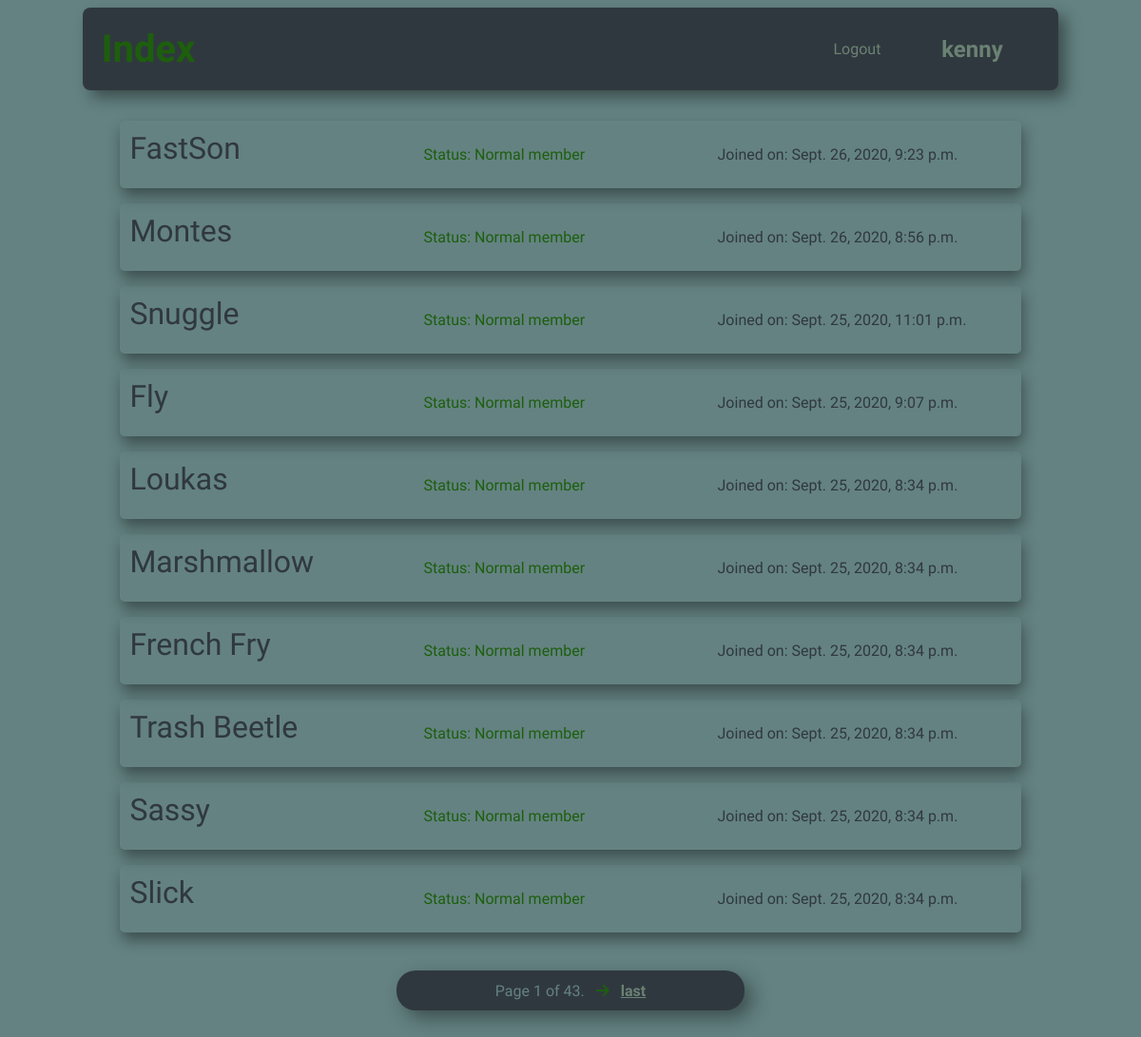
Page /all-users/ (signed in) on the committed database.
### index/models.py (models this page shows, shortened)
class Person(User):
    class Meta:
        ordering = ['-date_joined']

### index/views.py (the view)
# urls.py: path('all-users/', AllUsers.as_view(), name='all_users'),
class AllUsers(LoginRequiredMixin, ListView):
    login_url = '/login/'
    redirect_field_name = 'user_login'
    model = Person
    template_name = 'index/users.html'
    paginate_by = 10
    def get_context_data(self, **kwargs):
        context = super().get_context_data(**kwargs)
        context['users'] = Person.objects.all()
        context['title'] = 'All Users'
        return context

### index/templates/index/users.html (shortened to what this page needs)
{%extends 'index/base.html'%}
{%block content%}
{%include 'index/navbar.html'%}
<section class="all-users">
    {%for user in page_obj%}
    <article>
        <a href="{%url 'profile' user.id %}" class="username">{{user.username}}</a>
        {%if user.is_staff%}
        <p class="status-staff"><b>Status:</b> Staff member</p>
        {%else%}
        <p class="status-normal"><b>Status:</b> Normal member</p>
        {%endif%}
        <p><b>Joined on: </b>{{user.date_joined}}</p>
    </article>
    {%endfor%}
</section>
<div class="pagination">
    <span class="step-links">
        <span class="current">
            Page {{ page_obj.number }} of {{ page_obj.paginator.num_pages }}.
        </span>
        {% if page_obj.has_next %}
            <a href="?page={{ page_obj.next_page_number }}"><i class="fas fa-arrow-right"></i></a>
            <a href="?page={{ page_obj.paginator.num_pages }}" id="last">last</a>
        {% endif %}
    </span>
</div>
{%endblock content%}

### index/templates/index/base.html (shortened to what this page needs)
<!DOCTYPE html>
{%load static%}
<html lang="en">
<head>
    <link rel="stylesheet" href="{% static 'css/main.css' %}">
</head>
<body>
{%block content%}
{%endblock content%}
</body>
</html>

### index/templates/index/navbar.html (shortened to what this page needs)
<nav>
    <a href="{% url 'all_users'%}">Index</a>
    {% if user.is_authenticated %}
        <a id='nav-logout' href="{% url 'user_logout'%}">Logout</a>
        <a id='nav-username' href="{% url 'profile' user.id %}">{{user.username}}</a>
    {%else%}
        <a id='nav-login' href="{%url 'user_login' %}">Login</a>
    {%endif%}
</nav>

### index/static/css/main.css (style rules this page uses)
* { font-family: 'Palanquin Dark', sans-serif; font-weight: 300; }
:root { --bg-color:rgb(100, 130, 130); --text-color1:rgb(48, 56, 63); --text-color2:rgb(29, 95, 13); --shadow-color:rgba(196, 243, 196, 0.4); --placeholder-color:rgb(88, 139, 94); --special-color:rgba(56, 24, 131, 0.8); --alert-success:rgb(25, 117, 13); --alert-warning:rgb(255, 130, 13); --alert-info:rgb(10, 127, 223); }
body { background-color: var(--bg-color); color: var(--text-color1); }
article { box-shadow: -10px -10px 20px var(--shadow-color), 8px 8px 20px rgba(0, 0, 0, .2); min-width: 350px; border-radius: 20px; padding: 10px; word-wrap: break-word; position: relative; }
article p.status-normal { color: var(--text-color2); }
.all-users { grid-gap:10px; width: 80%; margin: 10px auto; }
.all-users article { display: grid; grid-template-columns: repeat(6,1fr); max-height: 5rem; border-radius: 5px; box-shadow: 2px 8px 15px rgba(0, 0, 0, .4); margin-bottom: 1rem; }
.all-users article .username { font-size: 2rem; grid-column: 1/3; font-family: 'Fredoka One', cursive; color: var(--text-color1); text-decoration: none; transition: .4s; }
.all-users article p { grid-column: 3/5; }
.all-users article p:last-child { grid-column: 5/7; }
.pagination { text-align: center; margin: 40px auto 80px auto; background-color:var(--text-color1); padding: 5px; box-shadow:8px 8px 20px rgba(0, 0, 0, .4) ; width: 30%; border-radius: 20px; color: var(--bg-color); }
.pagination .fas { color: var(--text-color2); padding: 8px; transition: .4s; }
.pagination #first, .pagination #last { color: var(--shadow-color); font-weight: bold; }
nav { width: 85%; box-shadow: 8px 8px 16px rgba(0, 0, 0, .4); border-radius: 8px; padding: 10px; margin: 0px auto 2rem; display: grid; grid-template-columns: repeat(12,1fr); background-color: var(--text-color1); }
nav a { text-decoration: none; align-self: center; color: var(--shadow-color); text-align: center; }
nav a:first-child { font-size: 2.5rem; color: var(--text-color2); font-weight: bold; padding: 10px; }
#nav-username, #nav-login { grid-column: 11/13; }
#nav-username { font-weight: bold; font-size: 1.5rem; }
#nav-logout { grid-column: 10/11; }

### rows in the picture
Person: username "FastSon", date_joined "Sept. 26, 2020, 9:23 p.m."
Person: username "Montes", date_joined "Sept. 26, 2020, 8:56 p.m."
Person: username "Snuggle", date_joined "Sept. 25, 2020, 11:01 p.m."
Person: username "Fly", date_joined "Sept. 25, 2020, 9:07 p.m."
Person: username "Loukas", date_joined "Sept. 25, 2020, 8:34 p.m."
Person: username "Marshmallow", date_joined "Sept. 25, 2020, 8:34 p.m."
Person: username "French Fry", date_joined "Sept. 25, 2020, 8:34 p.m."
Person: username "Trash Beetle", date_joined "Sept. 25, 2020, 8:34 p.m."
Person: username "Sassy", date_joined "Sept. 25, 2020, 8:34 p.m."
Person: username "Slick", date_joined "Sept. 25, 2020, 8:34 p.m."

### other values in the picture
{{ user.username }} "kenny"
{{ page_obj.number }} "1"
{{ page_obj.paginator.num_pages }} "43"
